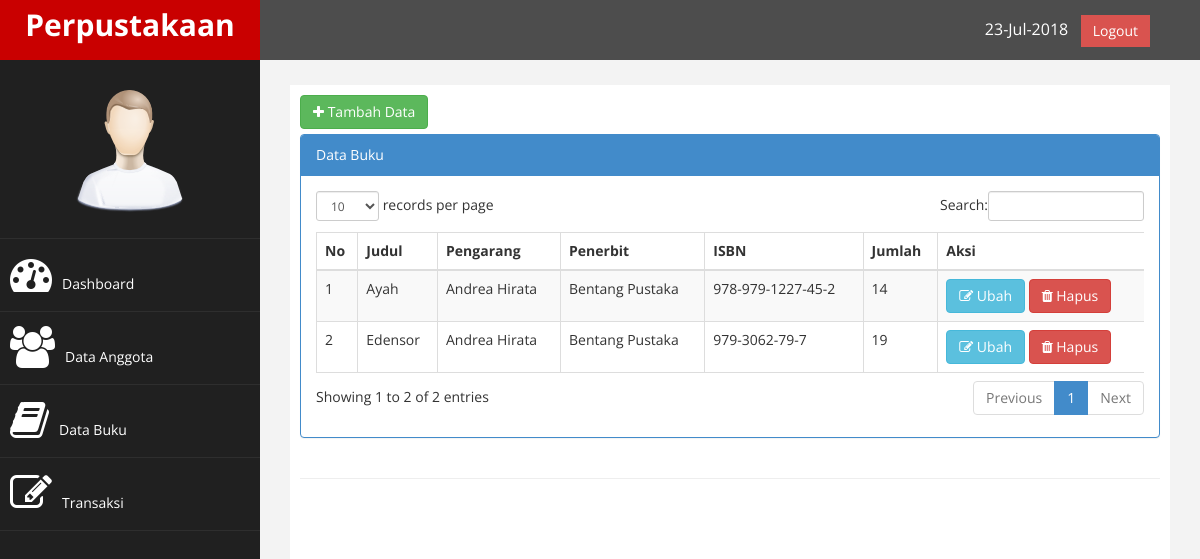
Page /?page=buku (signed in) on the committed database.
### tables this page shows
CREATE TABLE `tb_buku` (
  `id` int(9) NOT NULL,
  `judul` varchar(200) NOT NULL,
  `pengarang` varchar(100) NOT NULL,
  `penerbit` varchar(150) NOT NULL,
  `tahun_terbit` varchar(4) NOT NULL,
  `isbn` varchar(25) NOT NULL,
  `jumlah_buku` int(3) NOT NULL,
  `lokasi` enum('rak1','rak2','rak3') NOT NULL,
  `tgl_input` date NOT NULL
);

### page/buku/buku.php (the view)
<a href ="?page=buku&aksi=tambah" class = "btn btn-success" style = "margin-bottom:5px;"><i class = "fa fa-plus"></i> Tambah Data</a>
<div class="row">
    <div class="col-md-12">
        <div class="panel panel-primary">
            <div class="panel-heading">
                Data Buku
            </div>
            <div class="panel-body">
                <div class="table-responsive">
                    <table class="table table-striped table-bordered table-hover" id="dataTables-example">
                        <thead>
                            <tr>
                                <th>No</th>
                                <th>Judul</th>
                                <th>Pengarang</th>
                                <th>Penerbit</th>
                                <th>ISBN</th>
                                <th>Jumlah</th>
                                <th>Aksi</th>
                            </tr>
                        </thead>
                        <tbody>
                            <?php
                            $no =1;
                            $sql = $koneksi->query("select * from tb_buku");
                            while ($data = $sql->fetch_assoc()){
                                ?>
                                <tr>
                                    <td><?php echo $no++;?></td>
                                    <td><?php echo $data['judul'];?></td>
                                    <td><?php echo $data['pengarang'];?></td>
                                    <td><?php echo $data['penerbit'];?></td>
                                    <td><?php echo $data['isbn'];?></td>
                                    <td><?php echo $data['jumlah_buku'];?></td>
                                    <td>
                                        <a href = "?page=buku&aksi=ubah&id=<?php echo $data['id'];?>" class = "btn btn-info"><i class="fa fa-edit"></i> Ubah</a>
                                        <a onclick = "return confirm('Anda Yakin Ingin Menghapus Data Ini ?')"href = "?page=buku&aksi=hapus&id=<?php echo $data['id'];?>" class = "btn btn-danger"><i class="fa fa-trash"></i> Hapus</a>
                                    </td>
                                </tr>
                            <?php }?>
                        </tbody>
                    </table>
                </div>
            </div>
        </div>
    </div>
</div>

### assets/css/custom.css (style rules this page uses)
body { font-family: 'Open Sans', sans-serif; }

### rows in the picture
tb_buku: judul "Ayah", pengarang "Andrea Hirata", penerbit "Bentang Pustaka", isbn "978-979-1227-45-2", jumlah_buku "14"
tb_buku: judul "Edensor", pengarang "Andrea Hirata", penerbit "Bentang Pustaka", isbn "979-3062-79-7", jumlah_buku "19"
